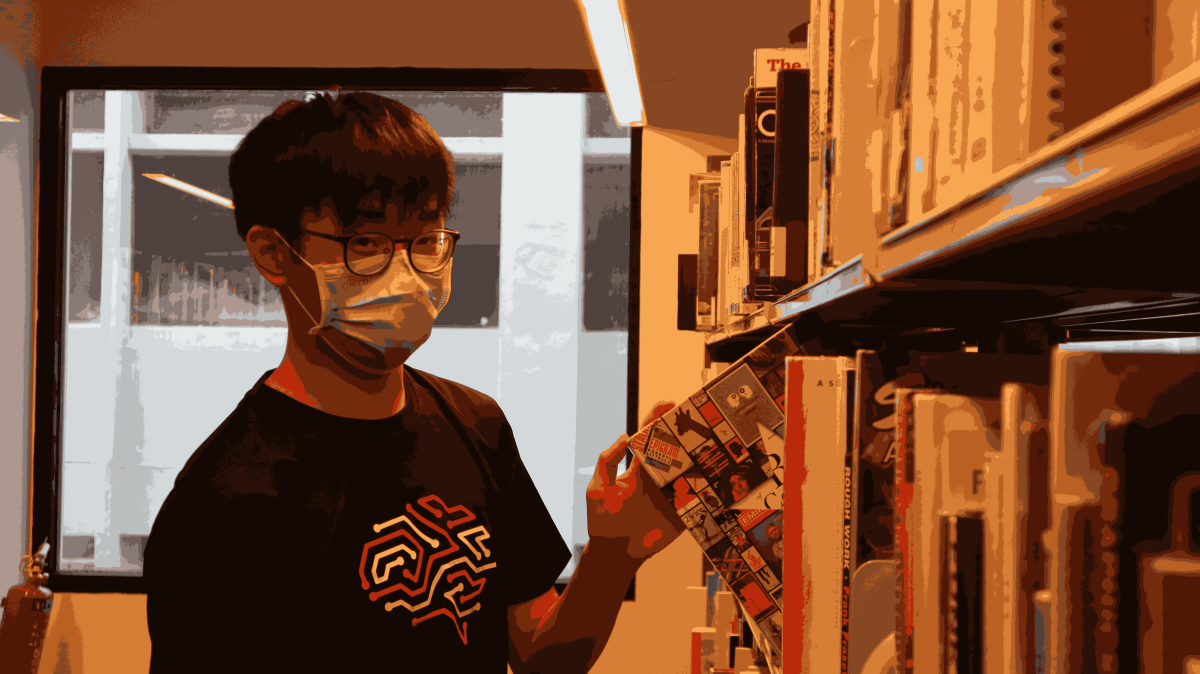
#> input picture assets/raw/Compressed - 16 colours.jpg, 6000 x 3368 px, given in place of Original.jpg, which was not available (shown at 1/5 size)
$ jupyter execute --allow-errors PartC_TechnicalPaper.ipynb   (shell and % lines are left out)   (text cells are left out)
#> lines starting #> are read from the running program, lines starting #| are printed output that depends on the picture; pictures that were not available may be replaced by others from this repository, and a replacement may not be noted
### assets/functions/plot_utils.py
import numpy as np
import matplotlib.pyplot as plt


class plot_utils:
    def __init__(self, img_data, title, num_pixels=10000, colors=None, centroids=None):
        self.img_data = img_data
        self.title = title
        self.num_pixels = num_pixels
        self.colors = colors
        self.centroids = centroids

    def colorSpace(self):
        if self.colors is None:
            self.colors = self.img_data

        rand = np.random.RandomState(42)
        index = rand.permutation(self.img_data.shape[0])[:self.num_pixels]
        colors = self.colors[index]
        R, G, B = self.img_data[index].T

        fig, ax = plt.subplots(1, 2, figsize=(15, 9), tight_layout=True)
        ax[0].scatter(R, G, color=colors, marker='.')
        ax[0].set(xlabel='Red', ylabel='Green', xlim=(0, 1), ylim=(0, 1))
        ax[1].scatter(R, B, color=colors, marker='.')
        ax[1].set(xlabel='Red', ylabel='Blue', xlim=(0, 1), ylim=(0, 1))
        fig.suptitle(self.title, size=28)

        if self.centroids is not None:
            ax[0].scatter(self.centroids[:, 0], self.centroids[:, 1], color='white',
            marker='o', s=400, edgecolor='black')
            for i, c in enumerate(self.centroids):
                ax[0].scatter(c[0], c[1], marker='$%d$' % i, s=100, edgecolor='k')
            ax[1].scatter(self.centroids[:, 0], self.centroids[:, 2], color='white',
            marker='o', s=400, edgecolor='black')
            for i, c in enumerate(self.centroids):
                ax[1].scatter(c[0], c[2], marker='$%d$' % i, s=100, edgecolor='k')


    def colorSpace3d(self):
        if self.colors is None:
            self.colors = self.img_data

        rand = np.random.RandomState(42)
        index = rand.permutation(self.img_data.shape[0])[:self.num_pixels]
        colors = self.colors[index]
        R, G, B = self.img_data[index].T

        fig = plt.figure(figsize=(15, 9), tight_layout=True)
        ax = fig.add_subplot(111, projection='3d')
        ax.scatter3D(R, G, B, color=colors, marker='.')
        ax.set_xlabel('Red')
        ax.set_ylabel('Green')
        ax.set_zlabel('Blue')
        fig.suptitle(self.title, size=28)

### Colour Quantization using K-Means Clustering/PartC_TechnicalPaper.ipynb
[cell 1]
import os
import numpy as np
import pandas as pd
import matplotlib.pyplot as plt
import matplotlib.image as image
plt.style.use("fivethirtyeight")
from skimage import io, color, img_as_ubyte
from sklearn.cluster import KMeans
from sklearn.cluster import MiniBatchKMeans
from assets.functions.plot_utils import plot_utils
from sklearn.metrics import silhouette_score

[cell 2]
plt.rcParams['figure.figsize'] = (20, 12)

# reading image
image = io.imread('./assets/raw/Original.jpg')
#> image is the input picture: shape (3368, 6000, 3); mean R, G, B 123.3, 80, 54.5
ax = plt.axes(xticks=[], yticks=[])
ax.imshow(image)
ax.set_title('Original Image')
plt.show()

# image description
print('Shape:', image.shape)
#| Shape: (3368, 6000, 3)
print('Size:', image.size)
#| Size: 60624000
print('Bytes:', image.nbytes)
#| Bytes: 60624000

[cell 3]
# scaling and reshaping


image_data = (image / 255).reshape(-1, 3)
print(image_data)
#> (printed output is left out)

[cell 4]
from assets.functions.plot_utils import plot_utils
x = plot_utils(image_data, title="Input colour space: over 16 million possible colours")
x.colorSpace()
#> in colorSpace, `R, G, B = self.img_data[index].T`: R = 10000 values, max 1 at index 134, min 0.0588 at index 558, mean 0.483; G = 10000 values, max 0.957 at index 3760, min 0 at index 4670, mean 0.312; B = 10000 values, max 0.996 at index 6766, min 0 at index 64, mean 0.212
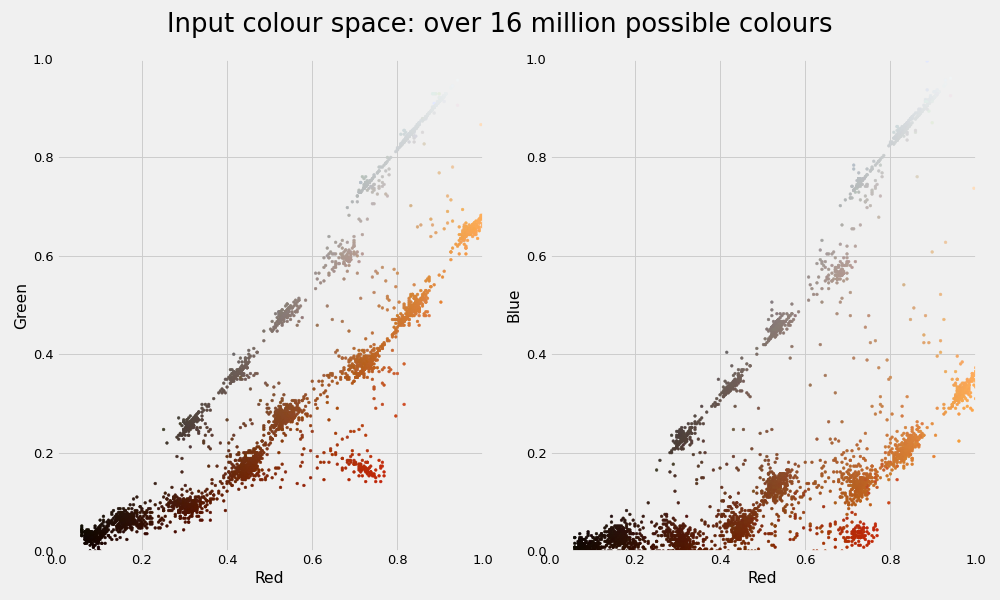
#> figure drawn by matplotlib, 2 panels

[cell 5]
x.colorSpace3d()
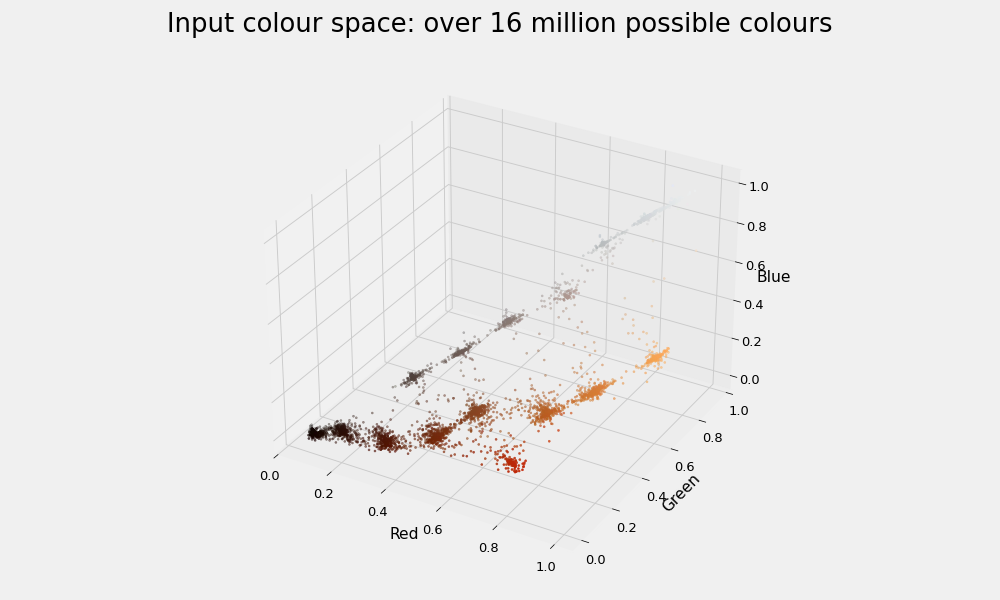
#> figure drawn by matplotlib, 1 panel

[cell 6]
km = MiniBatchKMeans(n_clusters=4, max_iter=500, batch_size=3072).fit(image_data)
k_colors = km.cluster_centers_[km.labels_]

[cell 7]
km.cluster_centers_
#> Out = [[0.488, 0.248, 0.139], [0.825, 0.841, 0.848], [0.801, 0.511, 0.273], [0.148, 0.052, 0.0193]]

[cell 8]
y = plot_utils(image_data, colors=k_colors, title="Reduced color space: 4 colours",
    centroids=km.cluster_centers_)
y.colorSpace()
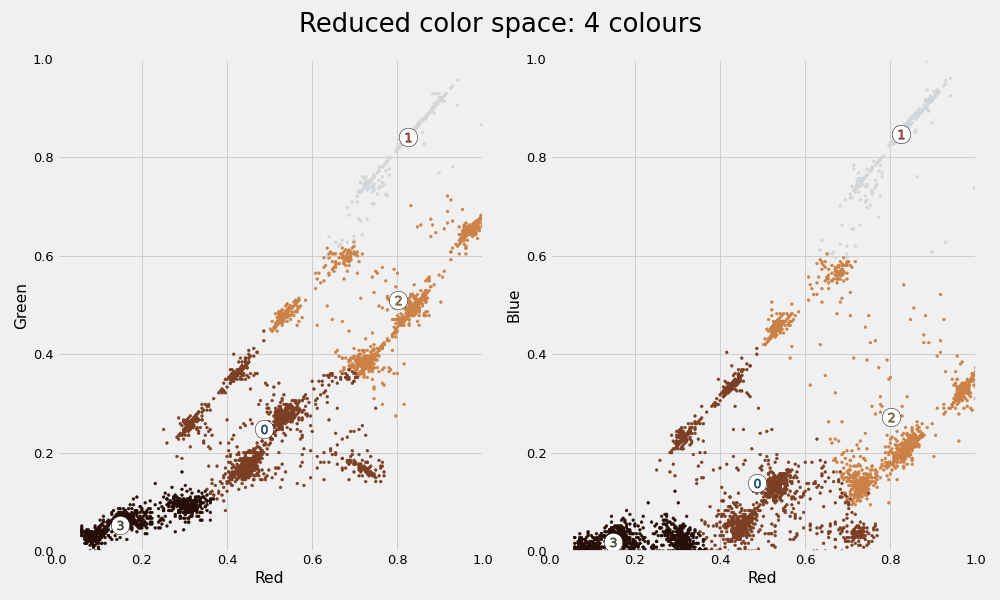
#> figure drawn by matplotlib, 2 panels

[cell 9]
y.colorSpace3d()

[cell 10]
k_img = img_as_ubyte(np.reshape(k_colors,(image.shape)))
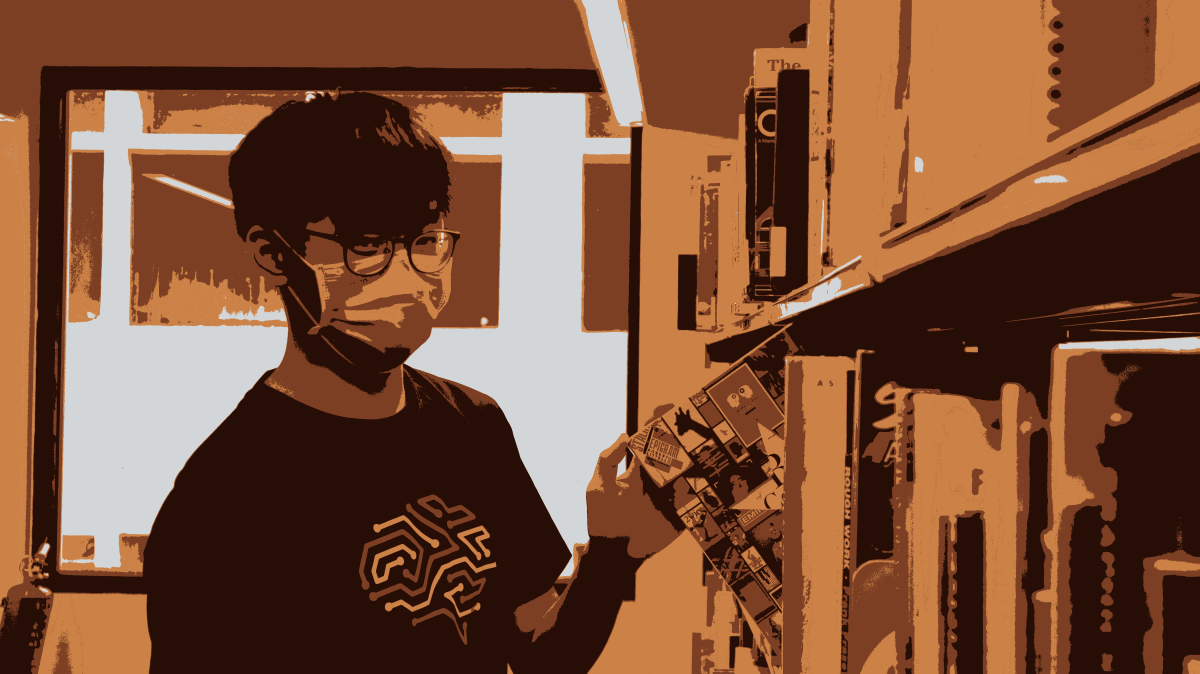
#> k_img: shape (3368, 6000, 3) (shown at 1/5 size); mean R, G, B 123.2, 79.7, 54.4

fig, (ax1, ax2) = plt.subplots(2, 1, tight_layout=True)


ax2.set_title('Compressed - 4 colours')
ax2.set_xticks([])
ax2.set_yticks([])
ax2.imshow(k_img)

ax1.set_title('Original - over 16 million possible colours')
ax1.set_xticks([])
ax1.set_yticks([])
ax1.imshow(image)
plt.show()
